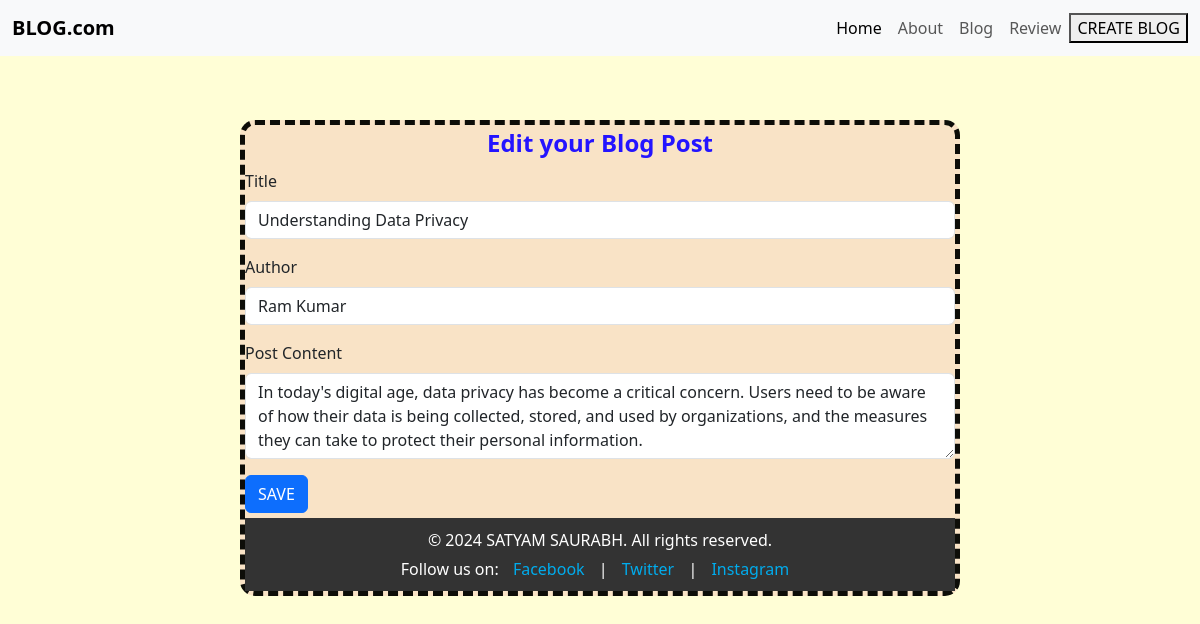
Page /update/3 on the committed database.
### app.py (models this page shows, shortened)
class database(db.Model):
    id = db.Column(db.Integer, primary_key=True)
    Title = db.Column(db.String(50), nullable=False, unique=False)
    Date = db.Column(db.DateTime, default=datetime.utcnow)
    Content = db.Column(db.Text, nullable=False)
    Author = db.Column(db.String(20), nullable=False)
    likes = db.Column(db.Integer, default=0)
    Image = db.Column(db.String(100), nullable=True)

### app.py (the view, shortened to what this page needs)
@app.route('/update/<int:id>', methods=['POST','GET'])
def update(id):
    post=database.query.filter_by(id=id).first()
    return render_template ("update.html", post=post)

### templates/update.html (shortened to what this page needs)
<!DOCTYPE html>
<html lang="en">
<head>
    <link href="https://cdn.jsdelivr.net/npm/bootstrap@5.3.0/dist/css/bootstrap.min.css" rel="stylesheet">
    <link rel="stylesheet" href="https://cdn.jsdelivr.net/npm/purecss@3.0.0/build/pure-min.css"
>
    <link rel="stylesheet" href="{{ url_for('static', filename='style.css')}}">
</head>
<body style="background-color: rgb(255, 254, 214);">
    <nav class="navbar navbar-expand-lg navbar-light bg-light fixed-top">
        <div class="container-fluid">
            <a class="navbar-brand" href="/"><b>BLOG.com</b></a>
            <div class="collapse navbar-collapse" id="navbarNav">
                <ul class="navbar-nav ms-auto">
                    <li class="nav-item">
                        <a class="nav-link active" aria-current="page" href="/">Home</a>
                    </li>
                    <li class="nav-item">
                        <a class="nav-link" href="/about">About</a>
                    </li>
                    <li class="nav-item">
                        <a class="nav-link" href="/blog">Blog</a>
                    </li>
                    <li class="nav-item">
                        <a class="nav-link" href="/contact">Review</a>
                    </li>
                </ul>
                <br>
                <a href="/post"><button type="button" class="button">CREATE BLOG</button></a>
            </div>
        </div>
    </nav>
    <div class="form">
        <form method="POST" action="/update/{{post.id}}">
            <fieldset>
                <legend style="text-align: center; color: #2414ff;"><b>Edit your Blog Post</b></legend>
                <div class="mb-3">
                    <label for="titleInput" class="form-label">Title</label>
                    <input type="text" id="titleInput" value="{{post.Title}}" name="title" class="form-control"
                        placeholder="Enter the title" required>
                </div>
                <div class="mb-3">
                    <label for="authorInput" class="form-label">Author</label>
                    <input type="text" id="authorInput" value="{{post.Author}}" name="author" class="form-control"
                        placeholder="Enter your good name" required>
                </div>
                <div class="mb-3">
                    <label for="contentInput" class="form-label">Post Content</label>
                    <textarea id="contentInput" name="content" class="form-control" rows="3"
                        placeholder="Enter the post content" required>{{ post.Content }}</textarea>
                </div>
                <button type="submit" class="btn btn-primary">SAVE</button>
            </fieldset>
        </form>
        <footer class="footer">
            <div class="container">
                <p>&copy; 2024 SATYAM SAURABH. All rights reserved.</p>
                <p>Follow us on:
                    <a href="https://www.facebook.com" target="_blank">Facebook</a> |
                    <a href="https://www.twitter.com" target="_blank">Twitter</a> |
                    <a href="https://www.instagram.com" target="_blank">Instagram</a>
                </p>
            </div>
        </footer>
</body>
</html>

### static/style.css (style rules this page uses)
.footer { background-color: #333; color: #fff; text-align: center; padding: 5px 0; margin-top: 5px; }
.footer a { color: #00aced; text-decoration: none; margin: 0 10px; }
.footer p { margin: 5px 0; }
.form { border: 5px dashed rgb(13, 13, 8); width: 60vw; margin-left: 20vw; margin-top: 15vh; border-radius: 15px; background-color: rgb(249, 227, 198); }

### rows in the picture
database: title "Understanding Data Privacy", author "Ram Kumar", content "In today's digital age, data privacy has become a critical concern. Users need to be aware of how their data is being collected, stored, and used by organizations, and the measures they can take to protect their personal information."
